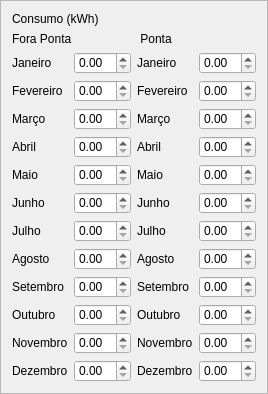
                  <widget class="QFrame" name="frame_24">
                   <property name="sizePolicy">
                    <sizepolicy hsizetype="Preferred" vsizetype="Expanding">
                     <horstretch>0</horstretch>
                     <verstretch>0</verstretch>
                    </sizepolicy>
                   </property>
                   <property name="styleSheet">
                    <string notr="true">#frame_16, #frame_15 QLabel {
   /* background-color: #FFFFFF;*/
    qproperty-alignment: AlignLeft;
	color: #3d8ec9;
	font: 77 14px &quot;Verdana&quot;;
}</string>
                   </property>
                   <property name="frameShape">
                    <enum>QFrame::StyledPanel</enum>
                   </property>
                   <property name="frameShadow">
                    <enum>QFrame::Raised</enum>
                   </property>
                   <layout class="QGridLayout" name="gridLayout">
                    <item row="0" column="0" colspan="4">
                     <widget class="QLabel" name="label_104">
                      <property name="styleSheet">
                       <string notr="true">#frame_16, #frame_15 QLabel {
   /* background-color: #FFFFFF;*/
    qproperty-alignment: AlignCenter;
	color: #3d8ec9;
	font: 77 20px &quot;Verdana&quot;;
}</string>
                      </property>
                      <property name="text">
                       <string>Consumo (kWh)</string>
                      </property>
                     </widget>
                    </item>
                    <item row="1" column="0" colspan="2">
                     <widget class="QLabel" name="label_106">
                      <property name="styleSheet">
                       <string notr="true">#frame_16, #frame_15 QLabel {
   /* background-color: #FFFFFF;*/
    qproperty-alignment: AlignCenter;
	color: #3d8ec9;
	font: 77 16px &quot;Verdana&quot;;
}</string>
                      </property>
                      <property name="text">
                       <string>Fora Ponta</string>
                      </property>
                     </widget>
                    </item>
                    <item row="1" column="2" colspan="2">
                     <widget class="QLabel" name="label_113">
                      <property name="styleSheet">
                       <string notr="true">#frame_16, #frame_15 QLabel {
   /* background-color: #FFFFFF;*/
    qproperty-alignment: AlignCenter;
	color: #3d8ec9;
	font: 77 16px &quot;Verdana&quot;;
}</string>
                      </property>
                      <property name="text">
                       <string> Ponta</string>
                      </property>
                     </widget>
                    </item>
                    <item row="2" column="0">
                     <widget class="QLabel" name="label_98">
                      <property name="text">
                       <string>Janeiro</string>
                      </property>
                     </widget>
                    </item>
                    <item row="2" column="1">
                     <widget class="QDoubleSpinBox" name="doubleSpinBox_52"/>
                    </item>
                    <item row="2" column="2">
                     <widget class="QLabel" name="label_115">
                      <property name="text">
                       <string>Janeiro</string>
                      </property>
                     </widget>
                    </item>
                    <item row="2" column="3">
                     <widget class="QDoubleSpinBox" name="doubleSpinBox_51"/>
                    </item>
                    <item row="3" column="0">
                     <widget class="QLabel" name="label_105">
                      <property name="text">
                       <string>Fevereiro</string>
                      </property>
                     </widget>
                    </item>
                    <item row="3" column="1">
                     <widget class="QDoubleSpinBox" name="doubleSpinBox_56"/>
                    </item>
                    <item row="3" column="2">
                     <widget class="QLabel" name="label_103">
                      <property name="text">
                       <string>Fevereiro</string>
                      </property>
                     </widget>
                    </item>
                    <item row="3" column="3">
                     <widget class="QDoubleSpinBox" name="doubleSpinBox_60"/>
                    </item>
                    <item row="4" column="0">
                     <widget class="QLabel" name="label_101">
                      <property name="text">
                       <string>Março</string>
                      </property>
                     </widget>
                    </item>
                    <item row="4" column="1">
                     <widget class="QDoubleSpinBox" name="doubleSpinBox_57"/>
                    </item>
                    <item row="4" column="2">
                     <widget class="QLabel" name="label_114">
                      <property name="text">
                       <string>Março</string>
                      </property>
                     </widget>
                    </item>
                    <item row="4" column="3">
                     <widget class="QDoubleSpinBox" name="doubleSpinBox_58"/>
                    </item>
                    <item row="5" column="0">
                     <widget class="QLabel" name="label_99">
                      <property name="text">
                       <string>Abril</string>
                      </property>
                     </widget>
                    </item>
                    <item row="5" column="1">
                     <widget class="QDoubleSpinBox" name="doubleSpinBox_48"/>
                    </item>
                    <item row="5" column="2">
                     <widget class="QLabel" name="label_93">
                      <property name="text">
                       <string>Abril</string>
                      </property>
                     </widget>
                    </item>
                    <item row="5" column="3">
                     <widget class="QDoubleSpinBox" name="doubleSpinBox_55"/>
                    </item>
                    <item row="6" column="0">
                     <widget class="QLabel" name="label_91">
                      <property name="text">
                       <string>Maio</string>
                      </property>
                     </widget>
                    </item>
                    <item row="6" column="1">
                     <widget class="QDoubleSpinBox" name="doubleSpinBox_54"/>
                    </item>
                    <item row="6" column="2">
                     <widget class="QLabel" name="label_94">
                      <property name="text">
                       <string>Maio</string>
                      </property>
                     </widget>
                    </item>
                    <item row="6" column="3">
                     <widget class="QDoubleSpinBox" name="doubleSpinBox_47"/>
                    </item>
                    <item row="7" column="0">
                     <widget class="QLabel" name="label_100">
                      <property name="text">
                       <string>Junho</string>
                      </property>
                     </widget>
                    </item>
                    <item row="7" column="1">
                     <widget class="QDoubleSpinBox" name="doubleSpinBox_45"/>
                    </item>
                    <item row="7" column="2">
                     <widget class="QLabel" name="label_97">
                      <property name="text">
                       <string>Junho</string>
                      </property>
                     </widget>
                    </item>
                    <item row="7" column="3">
                     <widget class="QDoubleSpinBox" name="doubleSpinBox_49"/>
                    </item>
                    <item row="8" column="0">
                     <widget class="QLabel" name="label_108">
                      <property name="text">
                       <string>Julho</string>
                      </property>
                     </widget>
                    </item>
                    <item row="8" column="1">
                     <widget class="QDoubleSpinBox" name="doubleSpinBox_39"/>
                    </item>
                    <item row="8" column="2">
                     <widget class="QLabel" name="label_102">
                      <property name="text">
                       <string>Julho</string>
                      </property>
                     </widget>
                    </item>
                    <item row="8" column="3">
                     <widget class="QDoubleSpinBox" name="doubleSpinBox_41"/>
                    </item>
                    <item row="9" column="0">
                     <widget class="QLabel" name="label_116">
                      <property name="text">
                       <string>Agosto</string>
                      </property>
                     </widget>
                    </item>
                    <item row="9" column="1">
                     <widget class="QDoubleSpinBox" name="doubleSpinBox_38"/>
                    </item>
                    <item row="9" column="2">
                     <widget class="QLabel" name="label_110">
                      <property name="text">
                       <string>Agosto</string>
                      </property>
                     </widget>
                    </item>
                    <item row="9" column="3">
                     <widget class="QDoubleSpinBox" name="doubleSpinBox_43"/>
                    </item>
                    <item row="10" column="0">
                     <widget class="QLabel" name="label_117">
                      <property name="text">
                       <string>Setembro</string>
                      </property>
                     </widget>
                    </item>
                    <item row="10" column="1">
                     <widget class="QDoubleSpinBox" name="doubleSpinBox_44"/>
                    </item>
                    <item row="10" column="2">
                     <widget class="QLabel" name="label_109">
                      <property name="text">
                       <string>Setembro</string>
                      </property>
                     </widget>
                    </item>
                    <item row="10" column="3">
                     <widget class="QDoubleSpinBox" name="doubleSpinBox_59"/>
                    </item>
                    <item row="11" column="0">
                     <widget class="QLabel" name="label_92">
                      <property name="text">
                       <string>Outubro</string>
                      </property>
                     </widget>
                    </item>
                    <item row="11" column="1">
                     <widget class="QDoubleSpinBox" name="doubleSpinBox_42"/>
                    </item>
                    <item row="11" column="2">
                     <widget class="QLabel" name="label_96">
                      <property name="text">
                       <string>Outubro</string>
                      </property>
                     </widget>
                    </item>
                    <item row="11" column="3">
                     <widget class="QDoubleSpinBox" name="doubleSpinBox_46"/>
                    </item>
                    <item row="12" column="0">
                     <widget class="QLabel" name="label_111">
                      <property name="text">
                       <string>Novembro</string>
                      </property>
                     </widget>
                    </item>
                    <item row="12" column="1">
                     <widget class="QDoubleSpinBox" name="doubleSpinBox_61"/>
                    </item>
                    <item row="12" column="2">
                     <widget class="QLabel" name="label_107">
                      <property name="text">
                       <string>Novembro</string>
                      </property>
                     </widget>
                    </item>
                    <item row="12" column="3">
                     <widget class="QDoubleSpinBox" name="doubleSpinBox_50"/>
                    </item>
                    <item row="13" column="0">
                     <widget class="QLabel" name="label_95">
                      <property name="text">
                       <string>Dezembro</string>
                      </property>
                     </widget>
                    </item>
                    <item row="13" column="1">
                     <widget class="QDoubleSpinBox" name="doubleSpinBox_40"/>
                    </item>
                    <item row="13" column="2">
                     <widget class="QLabel" name="label_112">
                      <property name="text">
                       <string>Dezembro</string>
                      </property>
                     </widget>
                    </item>
                    <item row="13" column="3">
                     <widget class="QDoubleSpinBox" name="doubleSpinBox_53"/>
                    </item>
                   </layout>
                  </widget>
